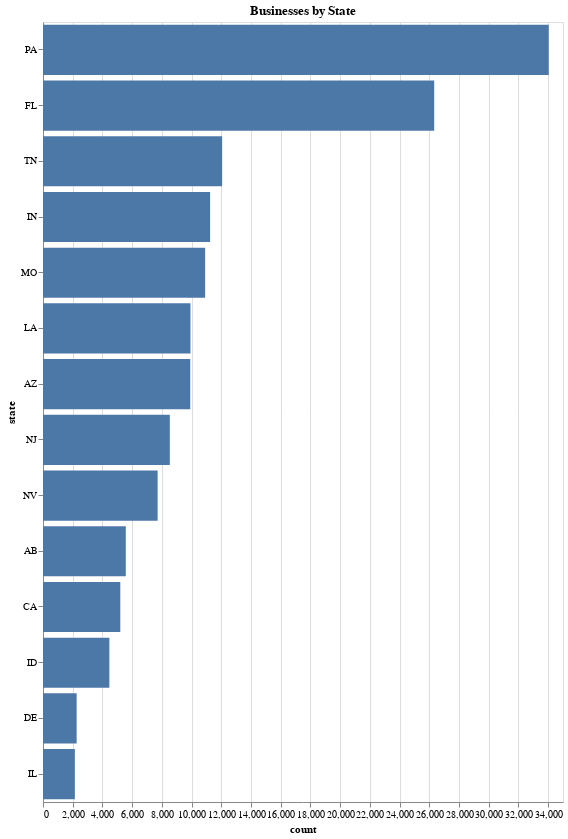

Write notebook code for a chart like this one.
### Code cell
# sns.histplot(data=df_business, x="state")
alt.Chart(state_business.sort_values("count", ascending=False)[:14], title="Businesses by State").mark_bar().encode(
    x="count",
    y=alt.Y("state", sort="-x")
).properties(
    width=400*1.3,
    height=600*1.3
)

### Figure 1 — Vega-Lite specification as saved in the notebook (floating-point values rounded to 4 significant figures)
{"config": {"view": {"continuousWidth": 400, "continuousHeight": 300}}, "data": {"name": "data-6c95973eed2d4f3702ca9f6d3639b35b"}, "mark": "bar", "encoding": {"x": {"field": "count", "type": "quantitative"}, "y": {"field": "state", "sort": "-x", "type": "nominal"}}, "height": 780.0, "title": "Businesses by State", "width": 520.0, "$schema": "https://vega.github.io/schema/vega-lite/v4.17.0.json", "datasets": {"data-6c95973eed2d4f3702ca9f6d3639b35b": [{"state": "PA", "count": 34040.0, "id": 42.0}, {"state": "FL", "count": 26330.0, "id": 12.0}, {"state": "TN", "count": 12060.0, "id": 47.0}, {"state": "IN", "count": 11250.0, "id": 18.0}, {"state": "MO", "count": 10910.0, "id": 29.0}, {"state": "LA", "count": 9924.0, "id": 22.0}, {"state": "AZ", "count": 9912.0, "id": 4.0}, {"state": "NJ", "count": 8536.0, "id": 34.0}, {"state": "NV", "count": 7715.0, "id": 32.0}, {"state": "AB", "count": 5573.0, "id": null}, {"state": "CA", "count": 5203.0, "id": 6.0}, {"state": "ID", "count": 4467.0, "id": 16.0}, {"state": "DE", "count": 2265.0, "id": 10.0}, {"state": "IL", "count": 2145.0, "id": 17.0}]}}
